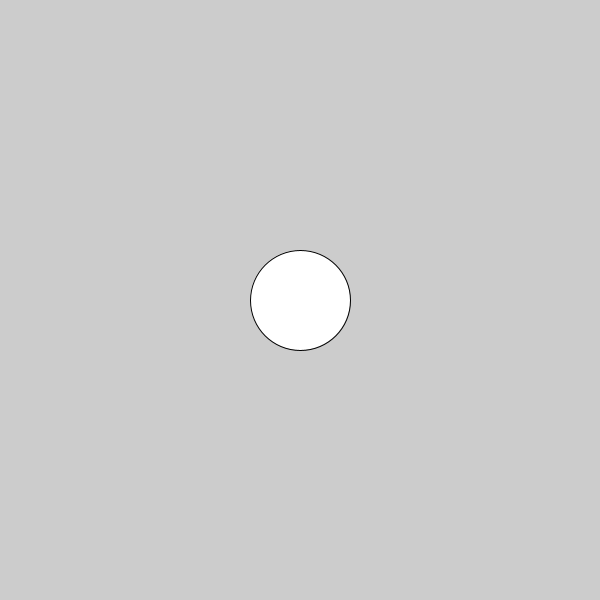
Frame 1 (no input)
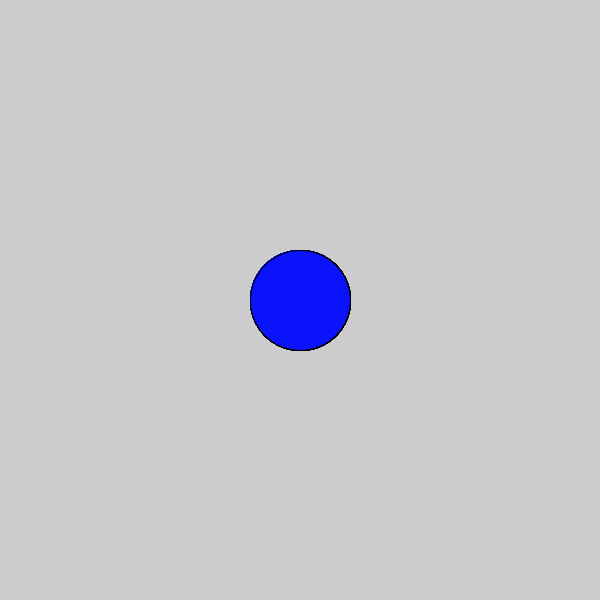
Frame 60 (the mouse pressed at the canvas centre just before this capture)
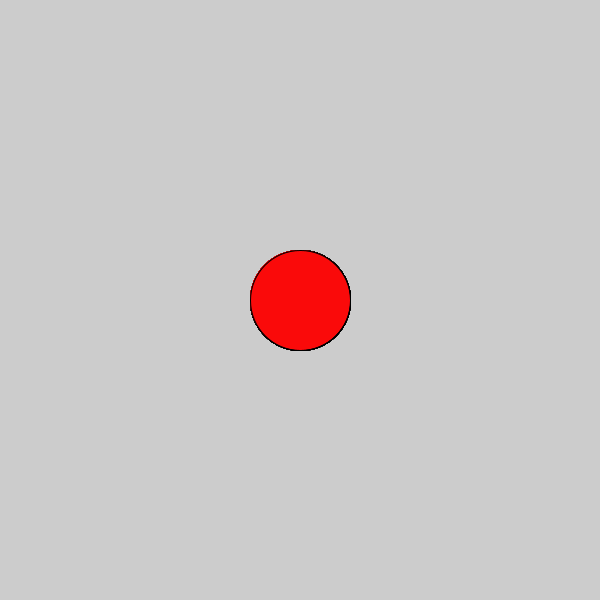
Frame 120 (the mouse held since frame 60 and released just before this capture)

The Processing sketch that drew these frames (run headless with seeded random() and noise(); from frame 60 on, the mouse is pressed at the canvas centre):

// Processing sketch: c_LogicalDot
// ── c_LogicalDot.pde

void setup() {
  
// 1. Set the size of the sketch. Make it 600 pixels square. 
  size(600,600);

}

void draw() {
  
// 2. Draw an ellipse
// Run the program to make sure it works before moving on.
ellipse(300,300,100,100);

// 3. Change the color of the ellipse when the mouse is pressed.
//    Use the following code, but put your colors where indicated
//    Remember to use the   fill()  command to set colors.

if (mousePressed) {
  fill(#FA0A0A);

 
   //  put one color here 
  
} else {
  fill(#0A13FA);
   // put a different color here
  
}  
  
  
  
}
